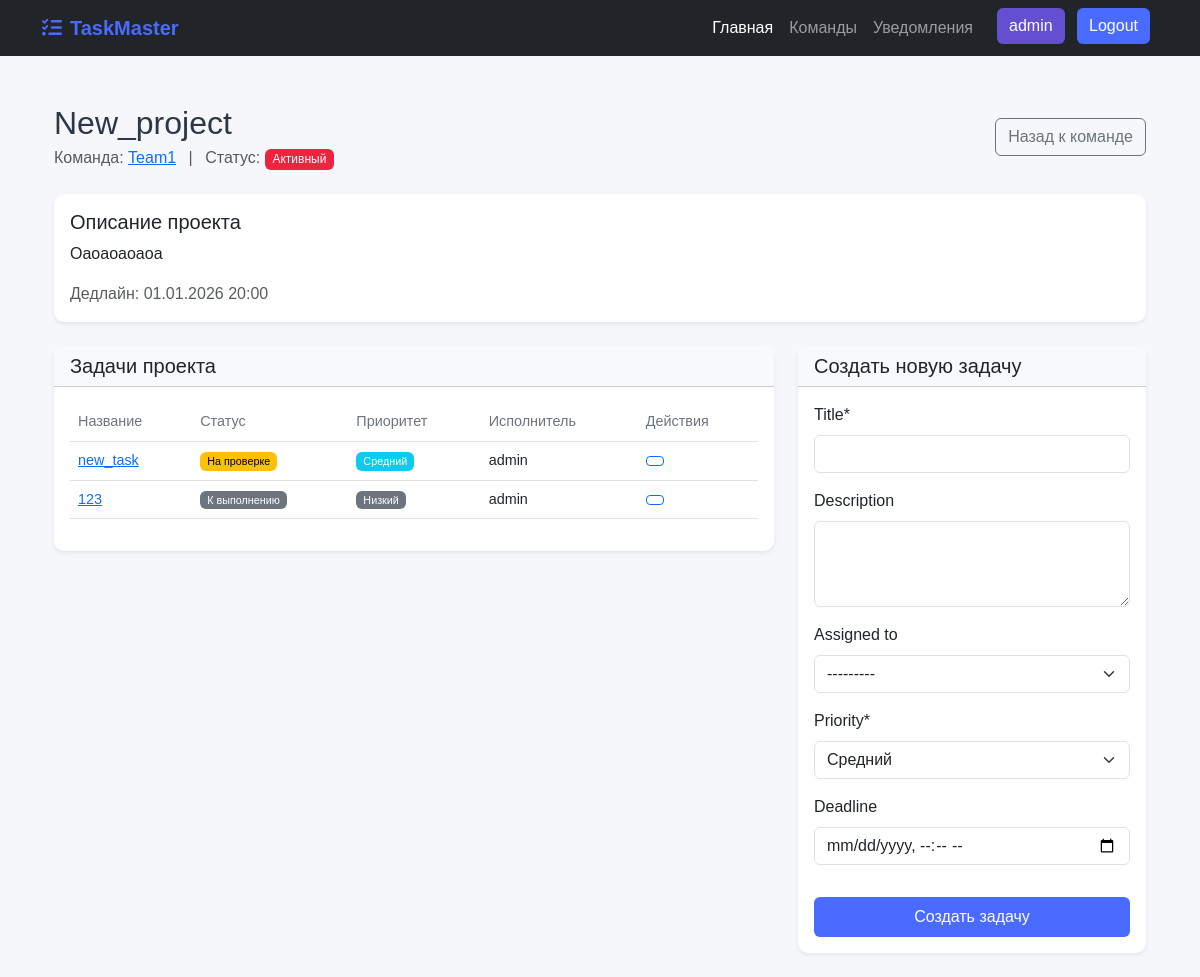
The page /team/1/project/1/ (signed in) on the database as committed earlier.
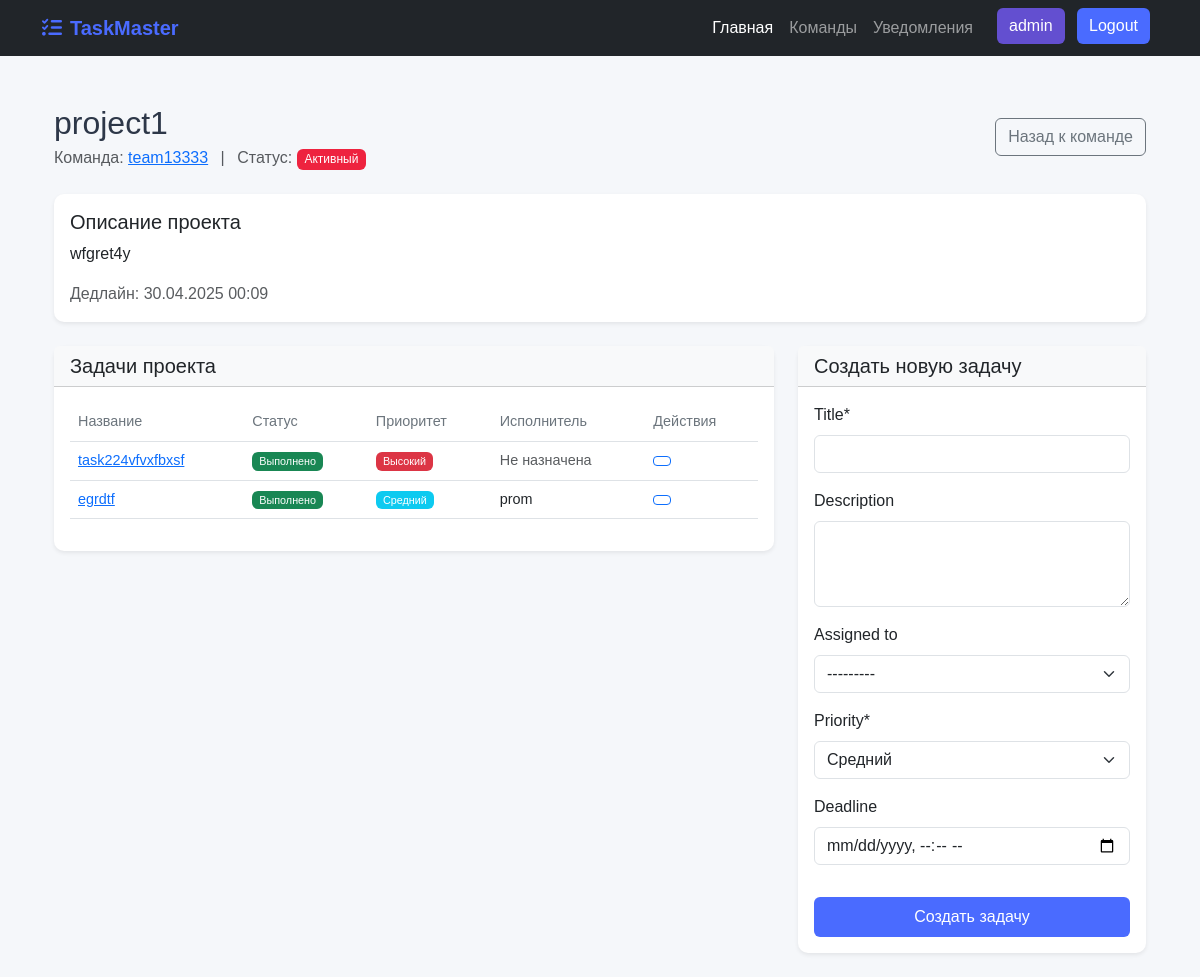
The same page on the database as committed later.
### tasktracker/models.py (models this page shows, shortened)
class Project(models.Model):
    STATUS_CHOICES = [
        ('PLANNING', 'Планирование'),
        ('ACTIVE', 'Активный'),
        ('ON_HOLD', 'На паузе'),
        ('COMPLETED', 'Завершен'),
    ]
    name = models.CharField(max_length=100)
    description = models.TextField(blank=True)
    team = models.ForeignKey(Team, on_delete=models.CASCADE)
    status = models.CharField(max_length=10, choices=STATUS_CHOICES, default='PLANNING')
    created_at = models.DateTimeField(auto_now_add=True)
    updated_at = models.DateTimeField(auto_now=True)
    deadline = models.DateTimeField(null=True, blank=True)
    def get_status_color(self):
        return self.status.lower()

class Team(models.Model):
    name = models.CharField(max_length=100)
    description = models.TextField(blank=True)
    created_at = models.DateTimeField(auto_now_add=True)
    updated_at = models.DateTimeField(auto_now=True)

class Task(models.Model):
    PRIORITY_CHOICES = [
        ('LOW', 'Низкий'),
        ('MEDIUM', 'Средний'),
        ('HIGH', 'Высокий'),
    ]
    STATUS_CHOICES = [
        ('TODO', 'К выполнению'),
        ('IN_PROGRESS', 'В работе'),
        ('REVIEW', 'На проверке'),
        ('DONE', 'Выполнено'),
    ]
    title = models.CharField(max_length=200)
    description = models.TextField(blank=True)
    project = models.ForeignKey(Project, on_delete=models.CASCADE)
    assigned_to = models.ForeignKey(TeamMember, on_delete=models.SET_NULL, null=True, blank=True)
    created_by = models.ForeignKey(TeamMember, on_delete=models.SET_NULL, null=True, related_name='created_tasks')
    status = models.CharField(max_length=11, choices=STATUS_CHOICES, default='TODO')
    priority = models.CharField(max_length=6, choices=PRIORITY_CHOICES, default='MEDIUM')
    created_at = models.DateTimeField(auto_now_add=True)
    updated_at = models.DateTimeField(auto_now=True)
    deadline = models.DateTimeField(null=True, blank=True)
    completed_at = models.DateTimeField(null=True, blank=True)
    def get_status_color(self):
        return self.status.lower()
    def get_priority_color(self):
        return self.priority.lower()

class TeamMember(models.Model):
    ROLE_CHOICES = [
        ('ADMIN', 'Admin'),
        ('MODERATOR', 'Moderator'),
        ('DEVELOPER', 'Developer'),
        ('VIEWER', 'Viewer'),
    ]
    user = models.ForeignKey(User, on_delete=models.CASCADE)
    team = models.ForeignKey(Team, on_delete=models.CASCADE)
    role = models.CharField(max_length=10, choices=ROLE_CHOICES, default='DEVELOPER')
    joined_at = models.DateTimeField(auto_now_add=True)
    class Meta:
        unique_together = ('user', 'team')
    def __str__(self):
        return f"{self.user.username} - {self.team.name}"

### tasktracker/views.py (the view)
# urls.py: path('team/<int:team_id>/project/<int:project_id>/', project_detail, name='project_detail'),
@login_required
def project_detail(request, team_id, project_id):
    project = get_object_or_404(Project, id=project_id, team_id=team_id)
    if (request.user.is_staff):
        try:
            member = get_object_or_404(TeamMember, team=team_id, user=request.user)
        except:
            member = None
    else:
        member = get_object_or_404(TeamMember, team=team_id, user=request.user)
    tasks = Task.objects.filter(project=project)
    if request.method == 'POST':
        form = TaskForm(project.team, request.POST)
        if form.is_valid():
            task = form.save(commit=False)
            task.project = project
            task.created_by = member
            task.save()
            messages.success(request, 'Задача успешно создана!')
            return redirect('project_detail', team_id=team_id, project_id=project.id)
    else:
        form = TaskForm(project.team)
    context = {
        'project': project,
        'member': member,
        'tasks': tasks,
        'form': form,
    }
    return render(request, 'tasktracker/project_detail.html', context)

### tasktracker/forms.py
class TaskForm(forms.ModelForm):
    def __init__(self, team, *args, **kwargs):
        super(TaskForm, self).__init__(*args, **kwargs)
        self.fields['assigned_to'].queryset = TeamMember.objects.filter(team=team)
    class Meta:
        model = Task
        fields = ['title', 'description', 'assigned_to', 'priority', 'deadline']
        widgets = {
            'description': forms.Textarea(attrs={'rows': 3}),
            'deadline': forms.DateTimeInput(attrs={'type': 'datetime-local'}),
        }

### tasktracker/templates/tasktracker/project_detail.html (shortened to what the changed rows need)
{% extends 'base.html' %}
{% load crispy_forms_tags %}
{% block content %}
<div class="container py-4">
    <div class="d-flex justify-content-between align-items-center mb-4">
        <div>
            <h2 class="mb-1">
                 {{ project.name }}
            </h2>
            <p class="text-muted mb-0">
                 Команда: <a href="{% url 'team_detail' team_id=project.team.id %}">{{ project.team.name }}</a>
                <span class="mx-2">|</span>
                Статус: <span class="badge bg-{{ project.get_status_color }}">{{ project.get_status_display }}</span>
            </p>
        </div>
    </div>
    <div class="card mb-4 border-0 shadow-sm">
        <div class="card-body">
            <h5 class="card-title"> Описание проекта</h5>
            <p class="card-text">{{ project.description|default:"Описание не добавлено" }}</p>
            {% if project.deadline %}
            <p class="card-text text-muted">
                 Дедлайн: {{ project.deadline|date:"d.m.Y H:i" }}
            </p>
            {% endif %}
        </div>
    </div>
    <div class="row">
        <div class="col-lg-8">
            <div class="card border-0 shadow-sm mb-4">
                <div class="card-body">
                    {% if tasks %}
                    <div class="table-responsive">
                        <table class="table table-hover">
                            <thead>
                                <tr>
                                    <th>Название</th>
                                    <th>Статус</th>
                                    <th>Приоритет</th>
                                    <th>Исполнитель</th>
                                    <th>Действия</th>
                                </tr>
                            </thead>
                            <tbody>
                                {% for task in tasks %}
                                <tr>
                                    <td>
                                        <a href="{% url 'task_detail' team_id=project.team.id project_id=project.id task_id=task.id %}">
                                            {{ task.title|truncatechars:30 }}
                                        </a>
                                    </td>
                                    <td>
                                        <span class="badge bg-{{ task.get_status_color }}">
                                            {{ task.get_status_display }}
                                        </span>
                                    </td>
                                    <td>
                                        <span class="badge bg-{{ task.get_priority_color }}">
                                            {{ task.get_priority_display }}
                                        </span>
                                    </td>
                                    <td>
                                        {% if task.assigned_to %}
                                            {{ task.assigned_to.user.username }}
                                        {% else %}
                                            <span class="text-muted">Не назначена</span>
                                        {% endif %}
                                    </td>
                                    <td>
                                        <a href="{% url 'task_detail' team_id=project.team.id project_id=project.id task_id=task.id %}"
                                           class="btn btn-sm btn-outline-primary"
                                           title="Просмотреть">
                                        </a>
                                    </td>
                                </tr>
                                {% endfor %}
                            </tbody>
                        </table>
                    </div>
                    {% else %}
                    <div class="alert alert-info mb-0">
                        <i class="bi bi-info-circle"></i> В этом проекте пока нет задач.
                    </div>
                    {% endif %}
                </div>
            </div>
        </div>
    </div>
</div>
{% endblock %}

Rows that differ between the two databases and show on the page:
removed Task: title "new_task", status "На проверке", priority "Средний", assigned_to.user.username "admin"
no longer on this page (row edited): Task: title "123", status "К выполнению", priority "Низкий", assigned_to.user.username "admin"
changed Project "Активный": name "New_project" → "project1"; team.name "Team1" → "team13333"; description "Оаоаоаоаоа" → "wfgret4y"; deadline "01.01.2026 20:00" → "30.04.2025 00:09"
added Task: title "task224vfvxfbxsf", status "Выполнено", priority "Высокий", shows "Не назначена"
added Task: title "egrdtf", status "Выполнено", priority "Средний", assigned_to.user.username "prom"
